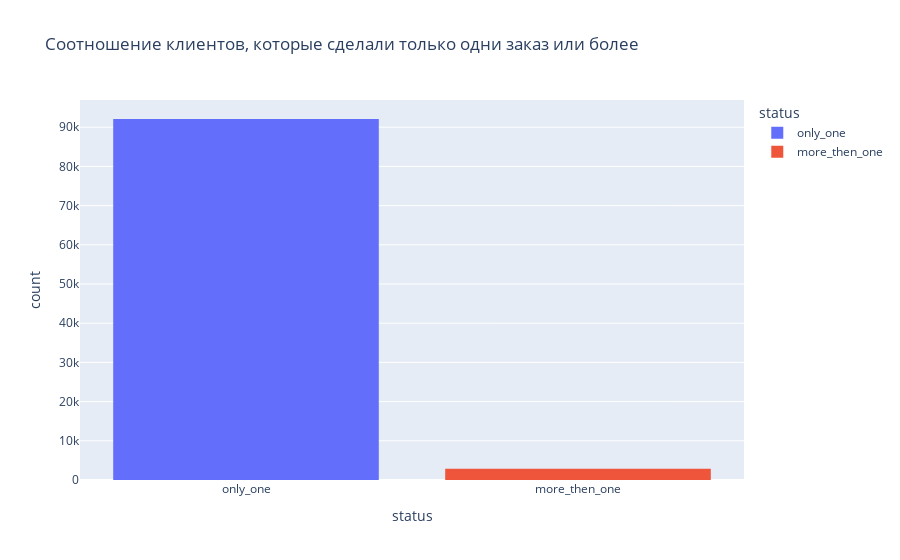

Notebook source saved alongside this figure:
### Code cell
px.histogram(data_frame=status_df, x='status', color='status',
             title='Соотношение клиентов, которые сделали только одни заказ или более')

### Figure 1 — Plotly figure (JSON) as saved in the notebook; plotly's stock layout.template omitted (floating-point values rounded to 4 significant figures; data arrays with more than 128 entries replaced by an {"elided": "..."} marker saying what was removed)
{"data": [{"alignmentgroup": "True", "bingroup": "x", "hovertemplate": "status=%{x}<br>count=%{y}<extra></extra>", "legendgroup": "only_one", "marker": {"color": "#636efa"}, "name": "only_one", "offsetgroup": "only_one", "orientation": "v", "showlegend": true, "type": "histogram", "x": {"elided": "92099 str values"}, "xaxis": "x", "yaxis": "y"}, {"alignmentgroup": "True", "bingroup": "x", "hovertemplate": "status=%{x}<br>count=%{y}<extra></extra>", "legendgroup": "more_then_one", "marker": {"color": "#EF553B"}, "name": "more_then_one", "offsetgroup": "more_then_one", "orientation": "v", "showlegend": true, "type": "histogram", "x": {"elided": "2887 str values"}, "xaxis": "x", "yaxis": "y"}], "layout": {"barmode": "relative", "legend": {"title": {"text": "status"}, "tracegroupgap": 0}, "title": {"text": "Соотношение клиентов, которые сделали только одни заказ или более"}, "xaxis": {"anchor": "y", "categoryarray": ["only_one", "more_then_one"], "categoryorder": "array", "domain": [0, 1], "title": {"text": "status"}}, "yaxis": {"anchor": "x", "domain": [0, 1], "title": {"text": "count"}}}}
